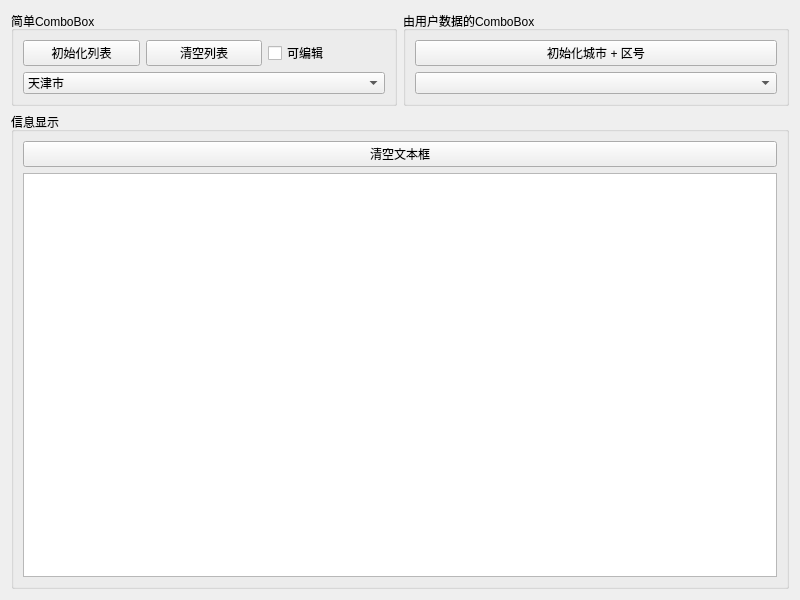
<?xml version="1.0" encoding="UTF-8"?>
<ui version="4.0">
 <class>Widget</class>
 <widget class="QWidget" name="Widget">
  <property name="geometry">
   <rect>
    <x>0</x>
    <y>0</y>
    <width>800</width>
    <height>600</height>
   </rect>
  </property>
  <property name="windowTitle">
   <string>Widget</string>
  </property>
  <layout class="QVBoxLayout" name="verticalLayout">
   <item>
    <layout class="QHBoxLayout" name="horizontalLayout">
     <item>
      <widget class="QGroupBox" name="groupBox_2">
       <property name="title">
        <string>简单ComboBox</string>
       </property>
       <layout class="QGridLayout" name="gridLayout">
        <item row="0" column="2">
         <widget class="QCheckBox" name="chkBoxEditable">
          <property name="text">
           <string>可编辑</string>
          </property>
         </widget>
        </item>
        <item row="0" column="0">
         <widget class="QPushButton" name="btnInitItems">
          <property name="text">
           <string>初始化列表</string>
          </property>
         </widget>
        </item>
        <item row="0" column="1">
         <widget class="QPushButton" name="btnClearItems">
          <property name="text">
           <string>清空列表</string>
          </property>
         </widget>
        </item>
        <item row="1" column="0" colspan="3">
         <widget class="QComboBox" name="comboBox_2">
          <item>
           <property name="text">
            <string>天津市</string>
           </property>
           <property name="icon">
            <iconset>
             <normaloff>icons/aim.ico</normaloff>icons/aim.ico</iconset>
           </property>
          </item>
          <item>
           <property name="text">
            <string>北京市</string>
           </property>
           <property name="icon">
            <iconset theme="QIcon::ThemeIcon::AddressBookNew"/>
           </property>
          </item>
         </widget>
        </item>
       </layout>
      </widget>
     </item>
     <item>
      <widget class="QGroupBox" name="groupBox_3">
       <property name="title">
        <string>由用户数据的ComboBox</string>
       </property>
       <layout class="QVBoxLayout" name="verticalLayout_2">
        <item>
         <widget class="QPushButton" name="pushButton_2">
          <property name="text">
           <string>初始化城市 + 区号</string>
          </property>
         </widget>
        </item>
        <item>
         <widget class="QComboBox" name="comboBox">
          <property name="toolTip">
           <string/>
          </property>
          <property name="placeholderText">
           <string>请选择一个城市</string>
          </property>
          <item>
           <property name="text">
            <string notr="true"/>
           </property>
          </item>
         </widget>
        </item>
       </layout>
      </widget>
     </item>
    </layout>
   </item>
   <item>
    <widget class="QGroupBox" name="groupBox">
     <property name="title">
      <string>信息显示</string>
     </property>
     <layout class="QVBoxLayout" name="verticalLayout_3">
      <item>
       <widget class="QPushButton" name="btnClearText">
        <property name="text">
         <string>清空文本框</string>
        </property>
       </widget>
      </item>
      <item>
       <widget class="QPlainTextEdit" name="plainTextEdit"/>
      </item>
     </layout>
    </widget>
   </item>
  </layout>
 </widget>
 <resources/>
 <connections/>
</ui>
